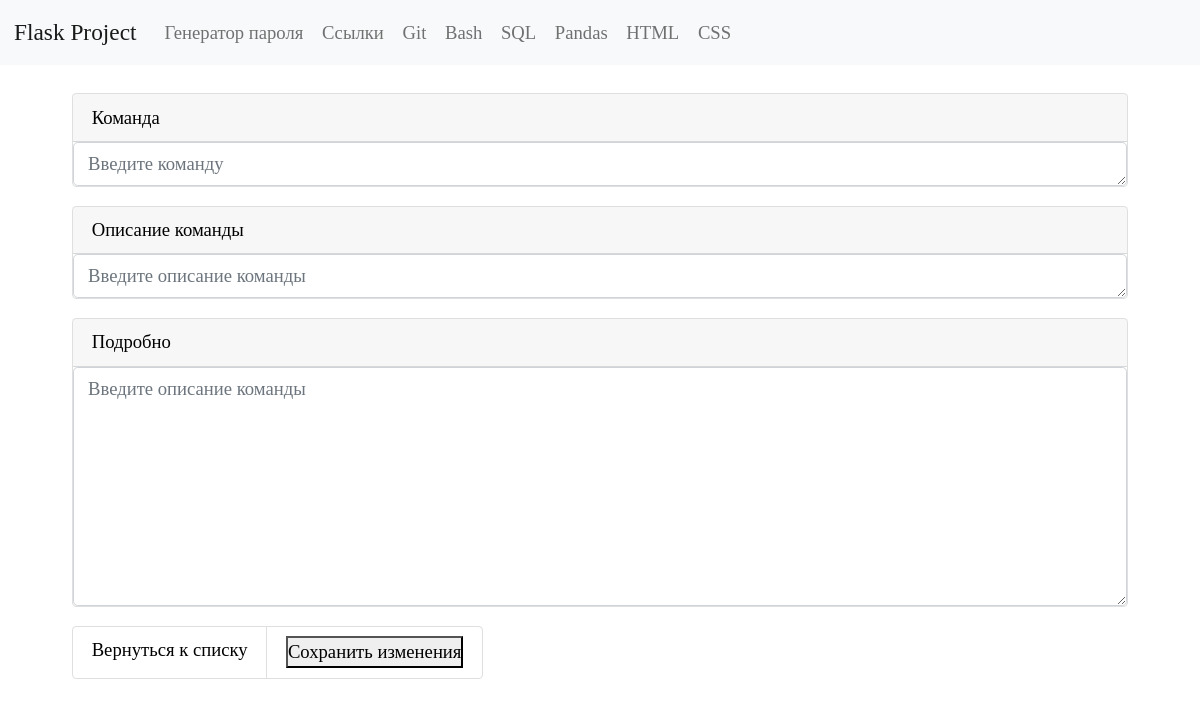
Page /css/edit/2/ on the earlier database version.
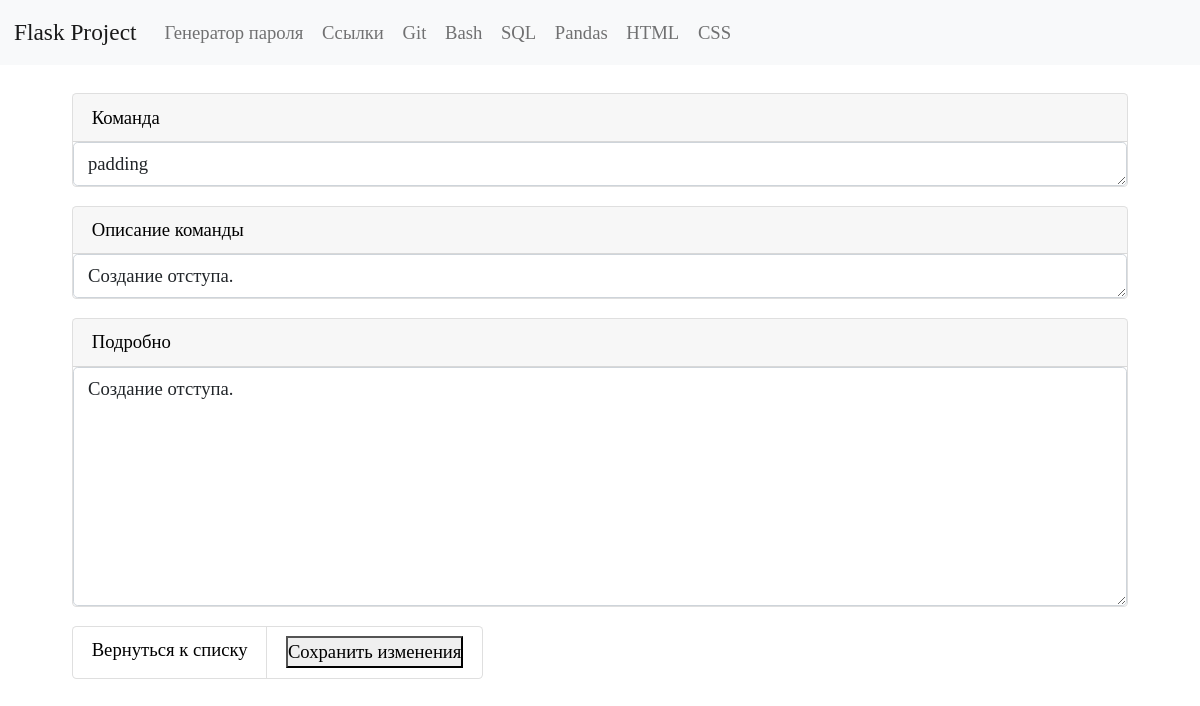
Same page on the later database version.
### tables this page shows
CREATE TABLE "css" (
    css_id INTEGER PRIMARY KEY AUTOINCREMENT,
    css_command TEXT NOT NULL,
    css_name TEXT NOT NULL
  , css_description TEXT);

### app.py (the view, shortened to what this page needs)
@app.route("/css/edit/<int:css_id>/", methods=("GET", "POST"))
def edit_css_command(css_id):
    conn = get_db_connection()
    edit_css_command_view = conn.execute("SELECT * FROM css WHERE css_id = ?",
                                         (css_id,)).fetchone()
    return render_template("css/edit_css_command.html", edit_css_command_view=edit_css_command_view)

### app.py (called while the page is built)
def get_db_connection():
    conn = sqlite3.connect("database.db")
    conn.row_factory = sqlite3.Row
    return conn

### templates/css/edit_css_command.html (shortened to what this page needs)
{% extends 'base.html' %}
{% block content %}
<div class="container p-4">
   <form method="post">
      <div class="card mb-3">
         <label for="css_command" class="card-header">Команда</label>
         <textarea class="form-control" id="css_command" name="css_command" rows="1" placeholder="Введите команду"
            required>{{ edit_css_command_view.css_command }}</textarea>
      </div>
      <div class="card mb-3">
         <label for="css_name" class="card-header">Описание команды</label>
         <textarea class="form-control" id="css_name" name="css_name" rows="1" placeholder="Введите описание команды"
            required>{{ edit_css_command_view.css_name }}</textarea>
      </div>
      <div class="card mb-3">
         <label for="css_description" class="card-header">Подробно</label>
         <textarea class="form-control" id="css_description" name="css_description" rows="8" placeholder="Введите описание команды"
            required>{{ edit_css_command_view.css_description }}</textarea>
      </div>
      <ul class="list-group list-group-horizontal">
         <li class="list-group-item">
             <a href="{{ url_for('css_list_commands') }}">Вернуться к списку</a>
         </li>
         <li class="list-group-item">
            <button type="submit" value="" class="add">Сохранить изменения</button>
         </li>
      </ul>
   </form>
</div>
{% endblock %}

Differences in the rows shown:
added css: css_command "padding", css_name "Создание отступа.", css_description "Создание отступа."
